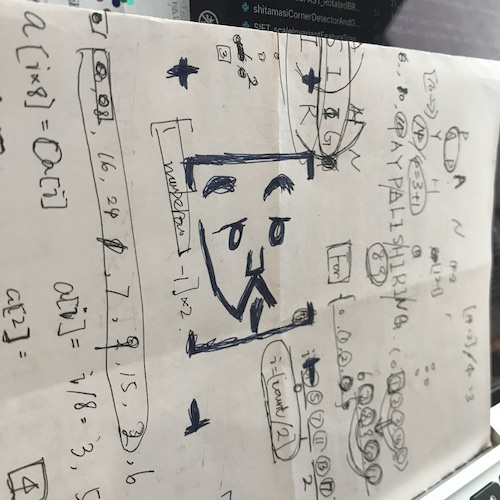
#> input picture resource/scene_l.jpg, 500 x 500 px, found by its file name
$ python DepthMapFromStereoImages.py
#> lines starting #> are read from the running program, lines starting #| are printed output that depends on the picture
import numpy as np
from cv2 import cv2
from matplotlib import pyplot as plt

imgL = cv2.imread('resource/scene_l.jpg')
#> imgL is the input picture: shape (500, 500, 3); mean B, G, R 170.1, 177.4, 180.8
imgR = cv2.imread('resource/scene_r.jpg')
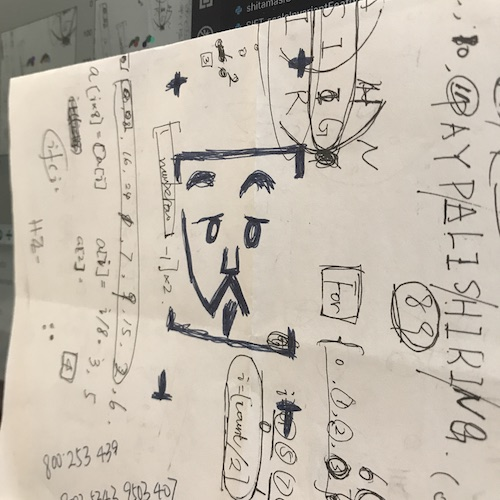
#> input picture resource/scene_r.jpg, 500 x 500 px, found by its file name
#> imgR is the input picture: shape (500, 500, 3); mean B, G, R 174.9, 187.4, 196.3
imgL = cv2.cvtColor(imgL,cv2.COLOR_BGR2GRAY)
#> imgL: shape (500, 500)
imgR = cv2.cvtColor(imgR,cv2.COLOR_BGR2GRAY)
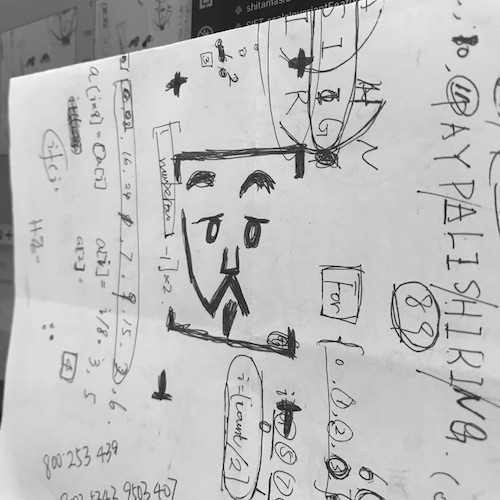
#> imgR: shape (500, 500); min 0, max 254, mean 188.7

stereo = cv2.StereoBM_create(numDisparities=16, blockSize=15)
disparity = stereo.compute(imgL,imgR)
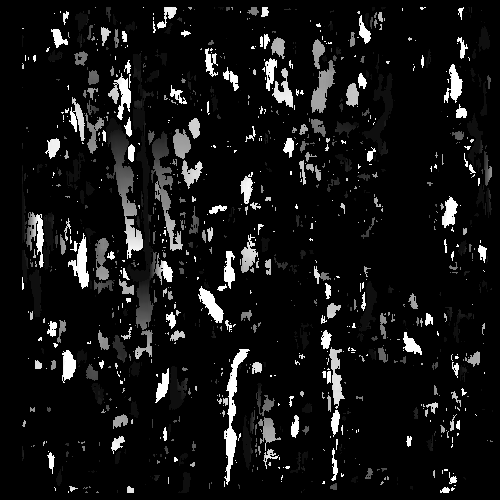
#> disparity: shape (500, 500) int16; min -16, max 240, mean 4.7; drawn with min black and max white
plt.imshow(disparity,'gray')
plt.show()
